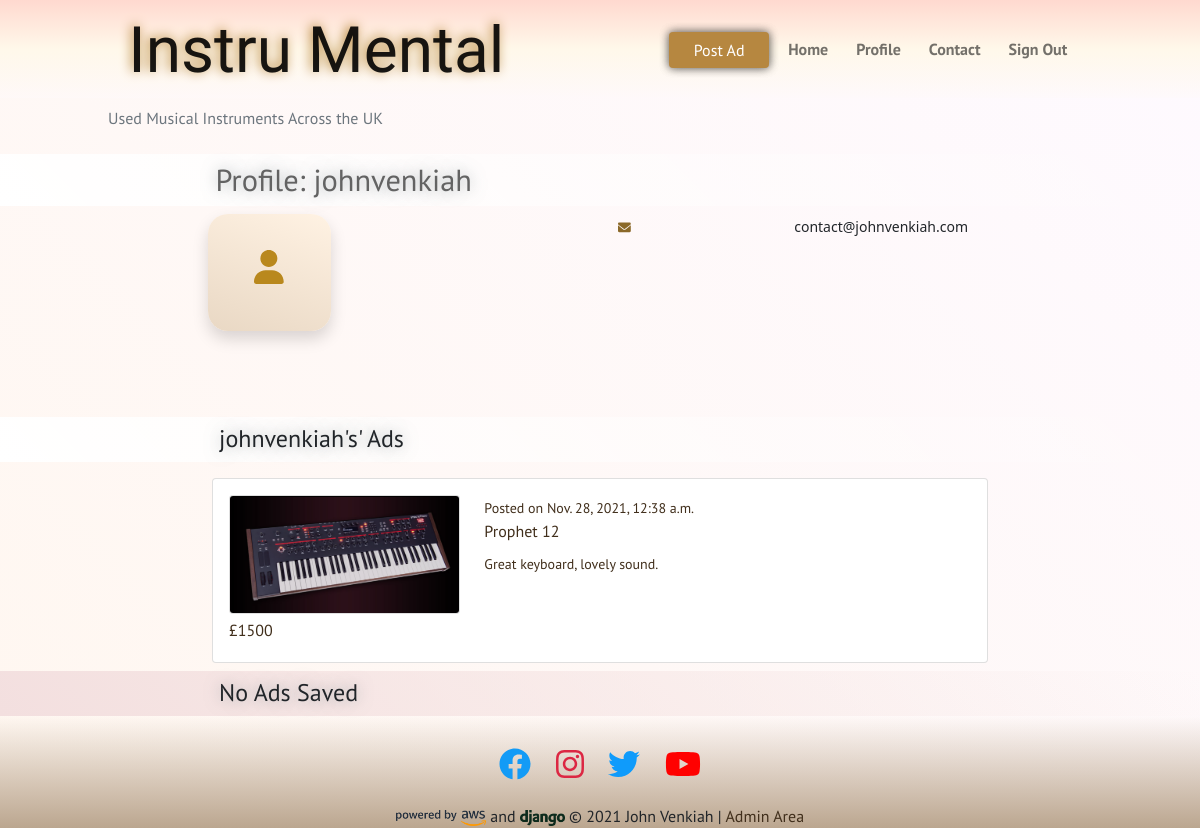
/profile/johnvenkiah/ (signed in), run on the app's committed database.
### ads/models.py (models this page shows, shortened)
class Ad(models.Model):
    title = models.CharField(max_length=250, unique=True)
    slug = models.SlugField(max_length=200, unique=True)
    seller = models.ForeignKey(User, on_delete=models.CASCADE)
    image = models.ImageField(blank=False)
    category = models.CharField(max_length=250)
    description = models.CharField(max_length=800)
    created_on = models.DateTimeField(auto_now_add=True)
    price = models.PositiveIntegerField(
        validators=[MaxValueValidator(99999999)]
    )
    location = models.CharField(max_length=200)
    city = models.CharField(max_length=200)
    sold = models.BooleanField(default=False)
    saved = models.ManyToManyField(User, related_name='ad_saves', blank=True)
    class Meta:
        ordering = ['-created_on']
        verbose_name = 'ad'
        verbose_name_plural = 'ads'

### user_profile/views.py (the view, shortened to what this page needs)
# urls.py: path('profile/<slug:user>/', views.ProfileView.as_view(), name='profile'),
class ProfileView(TemplateView, BaseDetailView, SelectRelatedMixin):
    model = User
    template_name = 'user_profile/profile.html'
    select_related = ('profile',)
    def get(self, request, *args, **kwargs):
        self.object = self.get_object()
        return super().get(request, *args, **kwargs)
    def get_object(self):
        return self.get_queryset().get(username=self.kwargs['user'])
    def get_context_data(self, **kwargs):
        context = super().get_context_data(**kwargs)
        context['user'] = self.get_object()
        context['user_ads'] = Ad.objects.filter(seller=self.get_object())
        print(ad.image.url for ad in context['user_ads'])
        context['saved_ads'] = list(Ad.objects.filter(
            saved=self.get_object()
            ))
        return context

### templates/user_profile/profile.html (shortened to what this page needs)
{% extends "main/base.html" %}
{% load static %}
{% block content %}
<div class="container-fluid">
    <div class="row align-bottom">
        <div class="row justify-content-center">
            <div class="col col-lg-8 mx-lg-auto banner ps-md-5">
                <h2 class="custom-text-shadow pt-2">Profile: {{ user }}</h3>
            </div>
        </div>
        <div class="row pt-2 justify-content-center align-bottom">
            <div class="col-3 col-md-4">
                <div class="col-md-4 soft-fade-up profile-card mt-auto shadow">
                    <i class="fas fa-user user-icon py-3"></i>
                </div>
            </div>
            <div class="col-9 col-md-4">
                {% if request.user.is_authenticated %}
                <ul class="fa-ul">
                    <li><span class="fa-li"><i class="fas fa-envelope"></i></span><small>{{ user.email }}</small></li>
                </ul>
                {% else %}
                <h5 class="p-2">Log in to see user details</h5>
                {% endif %}
            </div>
        </div>
    </div>
    {% if user_ads %}
    <div class="row">
        <div class="col banner mt-2 ps-md-5">
            <h4 class="custom-text-shadow pt-2">{{ user }}'s' Ads</h4>
        </div>
    </div>
        {% for ad in user_ads %}
    <div class="row">
        <div class="col col-md-8 mx-md-auto">
            <a class="card mt-3 pad-16" href="{% url 'ads:ad_detail' ad.seller ad.slug %}">
                <div class="row">
                    <div class="col-4">
                        <img class="card thmbn-img" src="{{ ad.image.url }}" alt="">
                    </div>
                    <div class="col-8">
                        <small class="text-small ms-auto">Posted on {{ ad.created_on }}</small>
                        <p class="card-title">{{ ad.title }}</p>
                        <div class="elips-container">
                            <small class="card-text elips-text">
                                {{ ad.description }}
                            </small>
                        </div>
                    </div>
                </div>
                <div class="row">
                    <div class="col">
                {% if ad.sold %}
                        <p class="card-text sold my-1">£{{ ad.price }}</p>
                    </div>
                    <div class="col-8">
                        <p class="card-text text-danger mt-1">SOLD</p>
                    </div>
                {% else %}
                        <p class="card-text my-1">£{{ ad.price }}</p>
                    </div>
                    {% endif %}
                </div>
            </a>
        </div>
    </div>
    {% endfor %}
    {% else %}
    <div class="row justify-content-center">
        <div class="col col-lg-8 banner-3 mt-2 ps-md-5">
            <h4 class="custom-text-shadow pt-2">No Ads Posted</h4>
        </div>
    </div>
    {% endif %}
    {% if saved_ads %}
    <div class="row justify-content-center">
        <div class="col col-lg-8 banner mt-2 ps-md-5">
            <h4 class="custom-text-shadow pt-2">Saved Ads</h4>
        </div>
    </div>
        {% for ad in saved_ads %}
        <div class="row">
            <div class="col col-md-8 mx-md-auto">
                <a class="card mt-3 pad-16" href="{% url 'ads:ad_detail' ad.seller ad.slug %}">
                    <div class="row">
                        <div class="col-4">
                            <img class="card thmbn-img" src="{{ ad.image.url }}" alt="">
                        </div>
                        <div class="col-8">
                            <small class="text-small ms-auto">Posted on {{ ad.created_on }}</small>
                            <p class="card-title">{{ ad.title }}</p>
                            <div class="elips-container">
                                <small class="card-text elips-text">
                                    {{ ad.description }}
                                </small>
                            </div>
                        </div>
                    </div>
                    <div class="row">
                        <div class="col">
                    {% if ad.sold %}
                            <p class="card-text sold my-1">£{{ ad.price }}</p>
                        </div>
                        <div class="col-8">
                            <p class="card-text text-danger mt-1">SOLD</p>
                        </div>
                    {% else %}
                            <p class="card-text my-1">£{{ ad.price }}</p>
                        </div>
                        {% endif %}
                    </div>
                </a>
            </div>
        </div>
        {% endfor %}
        {% else %}
    <div class="row">
        <div class="col banner-3 mt-2 ps-md-5">
            <h4 class="custom-text-shadow pt-2">No Ads Saved</h4>
        </div>
    </div>
        {% endif %}
</div>
{% endblock %}

### static/css/style.css (style rules this page uses)
html, body { margin: 0; padding: 0; }
p, span, a, h2, h3, h4, h5 { font-family: 'PT Sans', sans-serif; }
p, span, a { font-weight: 400; }
h2 { font-size: calc(1.3rem + .8vw); color: #636363; }
a { color: #412f1c; text-decoration: none; }
.banner, .banner-2, .banner-3 { width: 100%; margin: 0 auto; }
.banner { background: linear-gradient( 45deg, #ffffff, transparent); padding-left: 2%; }
.banner-3 { background: linear-gradient( 45deg, #f3dfdf, transparent); }
.custom-text-shadow { text-shadow: 0 0 15px #6a7b8391, 0px 0px 15px #adb5bd00; }
.pad-16 { padding: 16px; }
.soft-fade-up { background: linear-gradient(20deg, rgb(233, 216, 196), rgb(255, 242, 227)); }
.card { overflow: hidden; }
.fa-ul svg { font-size: .8em; color:rgb(139, 105, 41); }
.user-icon { color: #b9881d; height: 35%; }
.profile-card { border: none; border-radius: 20px; text-align: center; padding-top: 1.5rem; height: 100%; }
.user-icon { font-size: 1.5rem; }
.elips-container { text-overflow: ellipsis; white-space: nowrap; overflow: hidden; }
.elips-text { max-width: 30px; }
.thmbn-img { object-fit: cover; width: 100%; height: 100%; }
.fa-ul { text-align: right; }
@media only screen and (min-width: 768px) { .profile-card { height: 90%; } }
@media only screen and (min-width: 1024px) { .banner h2, h4 { padding-left: 15%; } }
@media only screen and (min-width: 1024px) { .profile-card { height:60%; padding: 20px 0 0; } }

### data on the page
Ad: image (picture), created_on "Nov. 28, 2021, 12:38 a.m.", title "Prophet 12", description "Great keyboard, lovely sound.", price "1500"

### other printed values
{{ user }} "johnvenkiah"
{{ user.email }} "contact@johnvenkiah.com"
